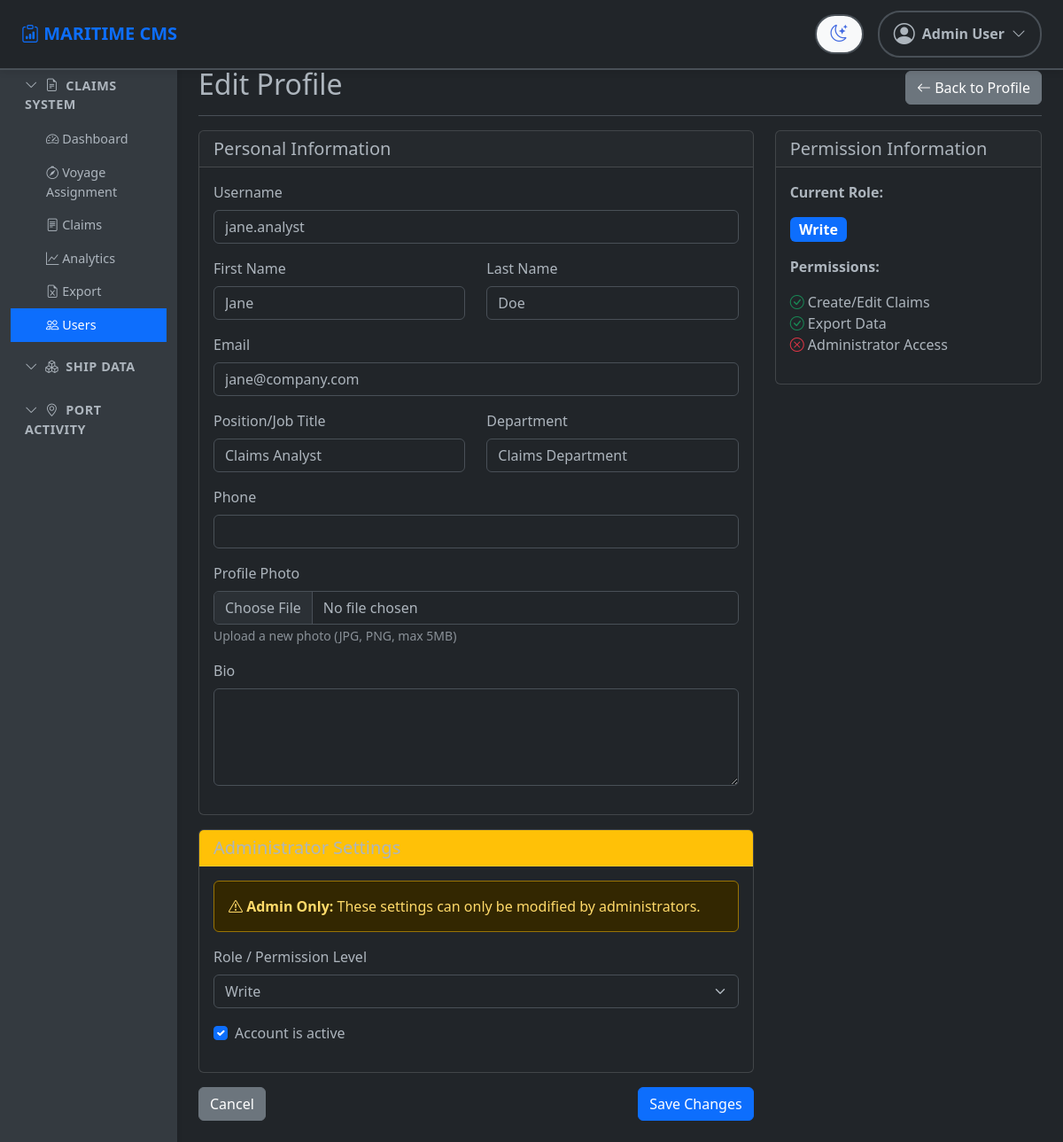
Page /users/3/edit/ (signed in) on the committed database.
### claims/models.py (models this page shows, shortened)
class User(AbstractUser):
    ROLE_CHOICES = [
        ('READ', 'Read Only'),
        ('READ_EXPORT', 'Read + Export'),
        ('WRITE', 'Write'),
        ('TEAM_LEAD', 'Team Lead'),
        ('ADMIN', 'Administrator'),
    ]
    role = models.CharField(max_length=20, choices=ROLE_CHOICES, default='READ')
    department = models.CharField(max_length=100, blank=True)
    phone = models.CharField(max_length=20, blank=True)
    position = models.CharField(max_length=100, blank=True, help_text="Job title/position")
    profile_photo = models.ImageField(upload_to='profile_photos/', blank=True, null=True)
    dark_mode = models.BooleanField(default=False, help_text="Enable dark mode preference")
    created_by = models.ForeignKey('self', on_delete=models.SET_NULL, null=True, blank=True, related_name='users_created')
    bio = models.TextField(blank=True, help_text="Short biography")
    def can_export(self):
        return self.role in ['READ_EXPORT', 'WRITE', 'TEAM_LEAD', 'ADMIN']
    def can_write(self):
        return self.role in ['WRITE', 'TEAM_LEAD', 'ADMIN']
    def is_admin_role(self):
        return self.role == 'ADMIN'
    class Meta:
        db_table = 'claims_user'
        permissions = [
            ('view_user_directory', 'Can view user directory'),
            ('export_users', 'Can export users to Excel'),
        ]

### claims/views.py (the view)
# urls.py: path('users/<int:user_id>/edit/', views.user_profile_edit, name='user_profile_edit'),
@login_required
def user_profile_edit(request, user_id):
    profile_user = get_object_or_404(User, pk=user_id)
    if not (request.user == profile_user or request.user.is_admin_role()):
        messages.error(request, "You don't have permission to edit this profile.")
        return redirect('user_profile', user_id=user_id)
    if request.method == 'POST':
        if request.user.is_admin_role():
            form = AdminUserEditForm(request.POST, request.FILES, instance=profile_user)
        else:
            form = UserProfileEditForm(request.POST, request.FILES, instance=profile_user)
        if form.is_valid():
            form.save()
            messages.success(request, 'Profile updated successfully!')
            return redirect('user_profile', user_id=user_id)
    else:
        if request.user.is_admin_role():
            form = AdminUserEditForm(instance=profile_user)
        else:
            form = UserProfileEditForm(instance=profile_user)
    context = {
        'form': form,
        'profile_user': profile_user,
    }
    return render(request, 'claims/user_profile_edit.html', context)

### claims/templates/claims/user_profile_edit.html (shortened to what this page needs)
{% extends 'claims/base.html' %}
{% block content %}
<div class="d-flex justify-content-between flex-wrap flex-md-nowrap align-items-center pb-2 mb-3 border-bottom">
    <h1 class="h2">Edit Profile</h1>
    <div class="btn-toolbar mb-2 mb-md-0">
        <a href="{% url 'user_profile' profile_user.id %}" class="btn btn-secondary">
            <i class="bi bi-arrow-left"></i> Back to Profile
        </a>
    </div>
</div>
<div class="row">
    <div class="col-md-8">
        <form method="post" enctype="multipart/form-data">
            <div class="card mb-3">
                <div class="card-header">
                    <h5 class="mb-0">Personal Information</h5>
                </div>
                <div class="card-body">
                    {% if user.is_admin_role %}
                    <div class="mb-3">
                        <label class="form-label">Username</label>
                        {{ form.username }}
                    </div>
                    {% endif %}
                    <div class="row mb-3">
                        <div class="col-md-6">
                            <label class="form-label">First Name</label>
                            {{ form.first_name }}
                        </div>
                        <div class="col-md-6">
                            <label class="form-label">Last Name</label>
                            {{ form.last_name }}
                        </div>
                    </div>
                    <div class="mb-3">
                        <label class="form-label">Email</label>
                        {{ form.email }}
                    </div>
                    <div class="row mb-3">
                        <div class="col-md-6">
                            <label class="form-label">Position/Job Title</label>
                            {{ form.position }}
                        </div>
                        <div class="col-md-6">
                            <label class="form-label">Department</label>
                            {{ form.department }}
                        </div>
                    </div>
                    <div class="mb-3">
                        <label class="form-label">Phone</label>
                        {{ form.phone }}
                    </div>
                    <div class="mb-3">
                        <label class="form-label">Profile Photo</label>
                        {{ form.profile_photo }}
                        <small class="form-text text-muted">Upload a new photo (JPG, PNG, max 5MB)</small>
                    </div>
                    <div class="mb-3">
                        <label class="form-label">Bio</label>
                        {{ form.bio }}
                    </div>
                </div>
            </div>
            {% if user.is_admin_role %}
            <div class="card mb-3">
                <div class="card-header bg-warning">
                    <h5 class="mb-0">Administrator Settings</h5>
                </div>
                <div class="card-body">
                    <div class="alert alert-warning">
                        <i class="bi bi-exclamation-triangle"></i> <strong>Admin Only:</strong> These settings can only be modified by administrators.
                    </div>
                    <div class="mb-3">
                        <label class="form-label">Role / Permission Level</label>
                        {{ form.role }}
                    </div>
                    <div class="mb-3">
                        <div class="form-check">
                            {{ form.is_active }}
                            <label class="form-check-label" for="{{ form.is_active.id_for_label }}">
                                Account is active
                            </label>
                        </div>
                    </div>
                </div>
            </div>
            {% endif %}
            <div class="d-flex justify-content-between">
                <a href="{% url 'user_profile' profile_user.id %}" class="btn btn-secondary">Cancel</a>
                <button type="submit" class="btn btn-primary">Save Changes</button>
            </div>
        </form>
    </div>
    <div class="col-md-4">
        <div class="card">
            <div class="card-header">
                <h5 class="mb-0">Permission Information</h5>
            </div>
            <div class="card-body">
                <p><strong>Current Role:</strong></p>
                <p><span class="badge bg-primary fs-6">{{ profile_user.get_role_display }}</span></p>
                <p class="mt-3"><strong>Permissions:</strong></p>
                <ul class="list-unstyled">
                    <li><i class="bi bi-{% if profile_user.can_write %}check-circle text-success{% else %}x-circle text-danger{% endif %}"></i> Create/Edit Claims</li>
                    <li><i class="bi bi-{% if profile_user.can_export %}check-circle text-success{% else %}x-circle text-danger{% endif %}"></i> Export Data</li>
                    <li><i class="bi bi-{% if profile_user.is_admin_role %}check-circle text-success{% else %}x-circle text-danger{% endif %}"></i> Administrator Access</li>
                </ul>
            </div>
        </div>
    </div>
</div>
{% endblock %}

### claims/templates/claims/base.html (shortened to what this page needs)
<!DOCTYPE html>
<html lang="en" data-bs-theme="{% if user.is_authenticated and user.dark_mode %}dark{% else %}light{% endif %}">
<head>
    <link href="https://cdn.jsdelivr.net/npm/bootstrap@5.3.0/dist/css/bootstrap.min.css" rel="stylesheet">
    <link rel="stylesheet" href="https://cdn.jsdelivr.net/npm/bootstrap-icons@1.11.0/font/bootstrap-icons.css">
</head>
<body>
    {% if user.is_authenticated %}
    <nav class="top-navbar d-flex align-items-center justify-content-between">
        <div class="navbar-brand-text">
            <i class="bi bi-clipboard-data"></i> MARITIME CMS
        </div>
        <div class="user-controls">
            <button id="darkModeToggle" class="theme-toggle">
                <i class="bi bi-moon-stars icon moon-icon" style="{% if not user.dark_mode %}display:none;{% endif %}"></i>
            </button>
            <div class="user-dropdown" id="userDropdown">
                <div class="user-dropdown-toggle">
                    {% if user.profile_photo %}
                    <img src="{{ user.profile_photo.url }}" class="profile-photo-small" alt="{{ user.get_full_name }}">
                    {% else %}
                    <i class="bi bi-person-circle" style="font-size: 1.5rem;"></i>
                    {% endif %}
                    <span class="fw-semibold">{{ user.get_full_name|default:user.username }}</span>
                    <i class="bi bi-chevron-down"></i>
                </div>
            </div>
        </div>
    </nav>
    <div class="container-fluid">
        <div class="row">
            <nav class="col-md-2 d-md-block sidebar collapse">
                <div class="position-sticky pt-3">
                    <div class="nav-menu">
                        <div class="menu-group mb-2">
                            <div class="menu-group-header" data-bs-toggle="collapse" data-bs-target="#claimsMenu" aria-expanded="true">
                                <i class="bi bi-chevron-down me-1"></i>
                                <i class="bi bi-file-earmark-text me-1"></i>
                                Claims System
                            </div>
                            <div class="collapse show" id="claimsMenu">
                                <ul class="nav flex-column menu-group-items">
                                    <li class="nav-item">
                                        <a class="nav-link {% if request.resolver_match.url_name == 'dashboard' %}active{% endif %}" href="{% url 'dashboard' %}">
                                            <i class="bi bi-speedometer2"></i> Dashboard
                                        </a>
                                    </li>
                                    <li class="nav-item">
                                        <a class="nav-link {% if 'voyage' in request.resolver_match.url_name %}active{% endif %}" href="{% url 'voyage_list' %}">
                                            <i class="bi bi-compass"></i> Voyage Assignment
                                        </a>
                                    </li>
                                    <li class="nav-item">
                                        <a class="nav-link {% if 'claim' in request.resolver_match.url_name %}active{% endif %}" href="{% url 'claim_list' %}">
                                            <i class="bi bi-file-text"></i> Claims
                                        </a>
                                    </li>
                                    <li class="nav-item">
                                        <a class="nav-link {% if 'analytics' in request.resolver_match.url_name %}active{% endif %}" href="{% url 'analytics' %}">
                                            <i class="bi bi-graph-up"></i> Analytics
                                        </a>
                                    </li>
                                    {% if user.can_export %}
                                    <li class="nav-item">
                                        <a class="nav-link" href="{% url 'export_claims' %}">
                                            <i class="bi bi-file-earmark-excel"></i> Export
                                        </a>
                                    </li>
                                    {% endif %}
                                    {% if perms.claims.view_user_directory or user.is_staff %}
                                    <li class="nav-item">
                                        <a class="nav-link {% if 'user' in request.resolver_match.url_name %}active{% endif %}" href="{% url 'user_directory' %}">
                                            <i class="bi bi-people"></i> Users
                                        </a>
                                    </li>
                                    {% endif %}
                                </ul>
                            </div>
                        </div>
                        <div class="menu-group mb-2">
                            <div class="menu-group-header collapsed" data-bs-toggle="collapse" data-bs-target="#shipDataMenu" aria-expanded="false">
                                <i class="bi bi-chevron-down me-1"></i>
                                <i class="bi bi-boxes me-1"></i>
                                Ship Data
                            </div>
                        </div>
                        <div class="menu-group mb-2">
                            <div class="menu-group-header collapsed" data-bs-toggle="collapse" data-bs-target="#portActivityMenu" aria-expanded="false">
                                <i class="bi bi-chevron-down me-1"></i>
                                <i class="bi bi-geo-alt me-1"></i>
                                Port Activity
                            </div>
                        </div>
                    </div>
                </div>
            </nav>
            <main class="col-md-10 ms-sm-auto px-md-4">
                <div class="pt-3 pb-2 mb-3">
                    {% block content %}{% endblock %}
                </div>
            </main>
        </div>
    </div>
    {% endif %}
</body>
</html>

### rows in the picture
User: get_full_name "Admin User"
User: username "jane.analyst", first_name "Jane", last_name "Doe", email "jane@company.com", position "Claims Analyst", department "Claims Department", role "Write", is_active "☑"
